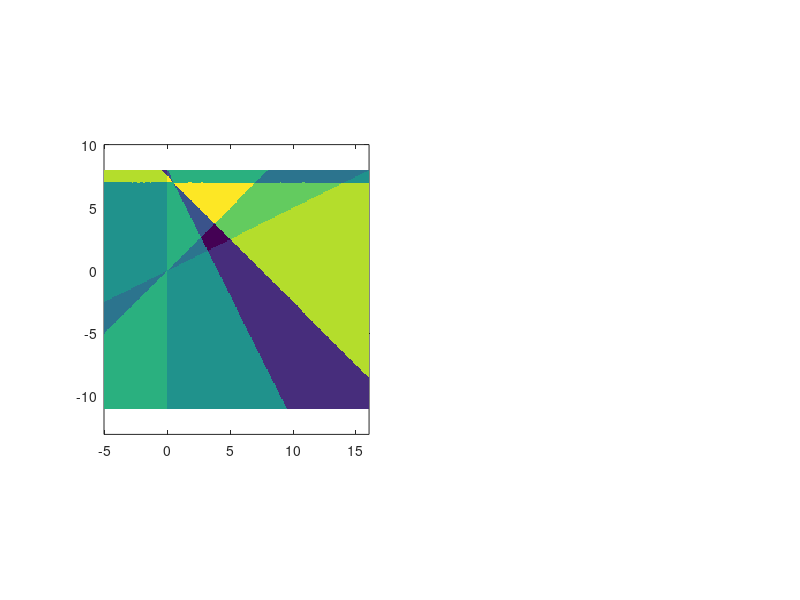

Source code (MATLAB): (Note: this script raises an error after producing the figure.)
function report = run_x1_transformation_stability(outputDir)
%RUN_X1_TRANSFORMATION_STABILITY Rebuild the IFAC-extension transformation example.
%
% This entry keeps three objects separate:
%   (1) x(t), integrated in the original state space;
%   (2) eta(x(t)), evaluated pointwise on that trajectory; and
%   (3) z(t), integrated independently from z(0)=eta(x0) with (50).
% No inverse image is selected on a collapsed axis.  The paper's printed
% certificate is verified before either trajectory is integrated.

if nargin < 1 || isempty(outputDir)
    repoRoot = fileparts(fileparts(mfilename('fullpath')));
    outputDir = fullfile(repoRoot,'results','x1');
end
if ~exist(outputDir,'dir'), mkdir(outputDir); end

game = defineGame();
certificate = verifyPrintedCertificate(game);
assert(certificate.passes,'The printed certificate failed; do not continue to trajectories.');

dt = 1e-3;
tFinal = 5;
x0 = [6.5;-10];
[t,x] = integrateRK4(@(y) originalRhs(game,y),x0,tFinal,dt);
etaImage = zeros(size(x));
originalBranch = zeros(size(x));
for k = 1:size(x,1)
    [etaImage(k,:),originalBranch(k,:)] = etaMap(game,x(k,:)');
end
z0 = etaImage(1,:)';
[tz,z] = integrateRK4(@(y) transformedRhs(game,y),z0,tFinal,dt);
assert(isequal(t,tz),'The two integrations must use the same fixed time grid.');

separation = vecnorm(etaImage-z,2,2);
firstSeparated = find(separation > 1e-3,1,'first');
axisMask = any(originalBranch==0,2) & ~all(originalBranch==0,2);
axisRuns = contiguousRuns(axisMask);
assert(~isempty(firstSeparated) && ~isempty(axisRuns), ...
    'Expected a mapped/independent split and a one-active original segment.');
% The first one-active run is the A-to-B interval where the two eta-space
% curves first split.  Later one-active runs are retained in the CSV.
run = axisRuns(1,:);

branchCheck = verifyBranchConsistency(game);
boundaryCheck = verifyBoundaries(game,certificate);
fprintf('Branch check: points=%d residual=%.12g pass=%d.\n', ...
    branchCheck.fullActiveGridPoints,branchCheck.maxChainRuleResidual,branchCheck.passes);
fprintf('Boundary check: tie=[%d,%d], tie gap=%.12g, V jumps=[%.12g,%.12g], pass=%d.\n', ...
    boundaryCheck.tieSelection(1),boundaryCheck.tieSelection(2), ...
    abs(boundaryCheck.tieDistances(1,1)-boundaryCheck.tieDistances(1,2)), ...
    boundaryCheck.axisVJumpHorizontal,boundaryCheck.axisVJumpVertical,boundaryCheck.passes);
assert(branchCheck.passes && boundaryCheck.passes,'Branch or boundary checks failed.');

Vimage = lyapunovValues(etaImage,certificate);
Vz = lyapunovValues(z,certificate);
plotDomainMap(game,fullfile(outputDir,'x1_domain_map.png'));
plotTrajectories(game,t,x,etaImage,z,run,certificate, ...
    fullfile(outputDir,'x1_trajectories_lyapunov.png'));
writeTrajectories(fullfile(outputDir,'x1_trajectories.csv'), ...
    t,x,etaImage,z,originalBranch,separation,Vimage,Vz);

report = struct();
report.source = 'IFAC extension Section V printed parameters';
report.stateOrder = {'x^1','x^2'};
report.objectiveOrder = {'J_1^1','J_2^1','J_1^2','J_2^2'};
report.selectionRule = 'nearest BR; inactive when own gradients have opposite signs or zero product';
report.tieRuleOriginal = 'equal active distances choose objective 1';
report.axisRuleTransformed = 'z_i <= 0 chooses objective 1; z_i > 0 chooses objective 2';
report.inverseOnAxes = 'undefined/set-valued; no representative returned';
report.dt = dt;
report.tFinal = tFinal;
report.x0 = x0;
report.eta0Computed = z0;
report.eta0Printed = [-2.5;-13.5];
report.eta0PrintedResidual = norm(z0-report.eta0Printed);
report.firstSeparationTime = t(firstSeparated);
report.maxSeparation = max(separation);
report.axisSegmentTime = [t(run(1)),t(run(2))];
report.axisSegmentBranches = originalBranch(run(1),:);
report.axisSegmentEtaEndpoints = [etaImage(run(1),:);etaImage(run(2),:)];
report.axisSegmentNormEndpoints = [norm(etaImage(run(1),:));norm(etaImage(run(2),:))];
report.imageNormPositiveSteps = sum(diff(vecnorm(etaImage,2,2))>1e-8);
report.imageVPositiveSteps = sum(diff(Vimage)>1e-8);
report.independentVPositiveSteps = sum(diff(Vz)>1e-8);
report.certificate = certificate;
report.branchCheck = branchCheck;
report.boundaryCheck = boundaryCheck;
save(fullfile(outputDir,'x1_report.mat'),'game','report','t','x','etaImage','z');

fprintf('X1 outputs written to %s\n',outputDir);
fprintf('Printed certificate strict margins: decay %.6g, positivity %.6g.\n', ...
    certificate.strictDecayMargin,certificate.strictPositivityMargin);
fprintf('Computed eta(x0)=[%.6g, %.6g], not the printed [%.6g, %.6g].\n', ...
    z0(1),z0(2),report.eta0Printed(1),report.eta0Printed(2));
fprintf('Mapped and independently integrated trajectories first separate at t=%.6g.\n', ...
    report.firstSeparationTime);
end

function game = defineGame()
game.A = cell(2,2); game.b = cell(2,2);
game.A{1,1}=[-2,-1;-1,-3]; game.b{1,1}=[8;0];
game.A{1,2}=[-4,-4;-4,-12]; game.b{1,2}=[30;0];
game.A{2,1}=[-7,1;1,-2]; game.b{2,1}=[4;0];
game.A{2,2}=[-3,1;1,-1]; game.b{2,2}=[12;0];
game.alpha=[0.5,0.25;5,1];
end

function cert = verifyPrintedCertificate(game)
% Paper equations (58)-(60), using the four-decimal T printed in Section V.
T=[6.2058,-1.0547,-2.5757,0.1138; ...
  -1.0547,4.3862,3.9895,0.6236; ...
  -2.5757,3.9895,6.2058,-2.8365; ...
   0.1138,0.6236,-2.8365,4.3862];
U=[0,1;1,0]; W=U;
assert(all(U(:)>=0) && all(W(:)>=0),'U and W must be entrywise nonnegative.');
template=struct('selected',[],'Atilde',[],'E',[],'P',[], ...
    'decayEigenvalues',[],'positivityEigenvalues',[], ...
    'maxDecayEigenvalue',NaN,'minPositivityEigenvalue',NaN);
branches=repmat(template,2,2);
worstDecay=-Inf; smallestPositive=Inf;
for j1=1:2
    for j2=1:2
        R=coordinateMatrix(game,j1,j2);
        D=diag([game.alpha(1,j1)*game.A{1,j1}(1,1), ...
                game.alpha(2,j2)*game.A{2,j2}(2,2)]);
        At=R*D;
        E=diag([2*j1-3,2*j2-3]);
        F=[E;eye(2)]; P=F'*T*F;
        decay=At'*P+P*At+E'*U*E;
        positivity=P-E'*W*E;
        decayEig=eig((decay+decay')/2);
        positivityEig=eig((positivity+positivity')/2);
        branches(j1,j2)=struct('selected',[j1,j2],'Atilde',At,'E',E,'P',P, ...
            'decayEigenvalues',decayEig,'positivityEigenvalues',positivityEig, ...
            'maxDecayEigenvalue',max(decayEig), ...
            'minPositivityEigenvalue',min(positivityEig));
        worstDecay=max(worstDecay,max(decayEig));
        smallestPositive=min(smallestPositive,min(positivityEig));
    end
end
cert=struct('T',T,'U',U,'W',W,'branches',branches, ...
    'entrywiseNonnegativeU',all(U(:)>=0),'entrywiseNonnegativeW',all(W(:)>=0), ...
    'worstDecayEigenvalue',worstDecay, ...
    'smallestPositivityEigenvalue',smallestPositive, ...
    'strictDecayMargin',-worstDecay,'strictPositivityMargin',smallestPositive, ...
    'passes',worstDecay<0 && smallestPositive>0);
end

function R=coordinateMatrix(game,j1,j2)
R=[game.A{1,j1}(1,:)/game.A{1,j1}(1,1); ...
   game.A{2,j2}(2,:)/game.A{2,j2}(2,2)];
end

function [eta,selected,distances]=etaMap(game,x)
eta=zeros(2,1); selected=zeros(2,1); distances=zeros(2,2);
for i=1:2
    d=zeros(1,2);
    for j=1:2
        d(j)=(game.A{i,j}(i,:)*x+game.b{i,j}(i))/game.A{i,j}(i,i);
    end
    distances(i,:)=d;
    if d(1)*d(2)<=0
        selected(i)=0; eta(i)=0;
    elseif abs(d(1))<=abs(d(2))
        selected(i)=1; eta(i)=d(1);
    else
        selected(i)=2; eta(i)=d(2);
    end
end
eta=eta'; selected=selected';
end

function f=originalRhs(game,x)
[~,selected]=etaMap(game,x); f=zeros(2,1);
for i=1:2
    j=selected(i);
    if j>0
        f(i)=game.alpha(i,j)*(game.A{i,j}(i,:)*x+game.b{i,j}(i));
    end
end
end

function f=transformedRhs(game,z)
% Equation (50) is integrated directly.  This is not eta(x(t)).
% The axes have no unique original inverse; only a deterministic forward
% branch is chosen here.  The nonpositive side uses objective 1.
j=[1+(z(1)>0),1+(z(2)>0)];
R=coordinateMatrix(game,j(1),j(2));
D=diag([game.alpha(1,j(1))*game.A{1,j(1)}(1,1), ...
        game.alpha(2,j(2))*game.A{2,j(2)}(2,2)]);
f=R*D*z;
end

function [t,y]=integrateRK4(rhs,y0,tFinal,dt)
n=round(tFinal/dt); t=(0:n)'*dt; y=zeros(n+1,numel(y0)); y(1,:)=y0(:)';
for k=1:n
    q=y(k,:)'; k1=rhs(q); k2=rhs(q+dt*k1/2);
    k3=rhs(q+dt*k2/2); k4=rhs(q+dt*k3);
    y(k+1,:)=(q+dt*(k1+2*k2+2*k3+k4)/6)';
end
end

function runs=contiguousRuns(mask)
edges=diff([false;mask(:);false]); starts=find(edges==1); stops=find(edges==-1)-1;
runs=[starts,stops];
end

function out=verifyBranchConsistency(game)
[X,Y]=meshgrid(linspace(-5,16,91),linspace(-11,8,83));
maxResidual=0; count=0; outsideAssumedSignMap=0;
for k=1:numel(X)
    x=[X(k);Y(k)]; [eta,selected]=etaMap(game,x);
    if all(selected>0) && all(abs(eta)>1e-8)
        signSelected=[1+(eta(1)>0),1+(eta(2)>0)];
        if any(signSelected~=selected)
            outsideAssumedSignMap=outsideAssumedSignMap+1;
            continue;
        end
        lhs=coordinateMatrix(game,selected(1),selected(2))*originalRhs(game,x);
        rhs=transformedRhs(game,eta');
        maxResidual=max(maxResidual,norm(lhs-rhs)); count=count+1;
    end
end
out=struct('fullActiveGridPoints',count,'maxChainRuleResidual',maxResidual, ...
    'fullActivePointsOutsideAssumedSignMap',outsideAssumedSignMap, ...
    'passes',count>0 && maxResidual<1e-10);
end

function out=verifyBoundaries(game,cert)
% Active distance ties choose objective 1 in etaMap, matching legacy <=.
xTie=[7;7]; [~,selTie,distTie]=etaMap(game,xTie);
% On z axes no inverse is requested.  Adjacent P matrices must agree on-axis.
z1=[1;0]; z2=[0;1];
v12=z1'*cert.branches(1,1).P*z1-z1'*cert.branches(1,2).P*z1;
v21=z2'*cert.branches(1,1).P*z2-z2'*cert.branches(2,1).P*z2;
out=struct('tieProbe',xTie,'tieDistances',distTie,'tieSelection',selTie, ...
    'axisInverseReturned',false,'axisVJumpHorizontal',abs(v12), ...
    'axisVJumpVertical',abs(v21),'passes',selTie(1)==1 && ...
    abs(distTie(1,1)-distTie(1,2))<1e-12 && abs(v12)<1e-12 && abs(v21)<1e-12);
end

function V=lyapunovValues(Z,cert)
V=zeros(size(Z,1),1);
for k=1:size(Z,1)
    j=[1+(Z(k,1)>0),1+(Z(k,2)>0)]; P=cert.branches(j(1),j(2)).P;
    V(k)=Z(k,:)*P*Z(k,:)';
end
end

function plotDomainMap(game,path)
fig=figure('Color','w','Visible','off','Position',[50,50,1350,600]);
ax1=subplot(1,2,1,'Parent',fig); hold(ax1,'on'); axis(ax1,'equal'); box(ax1,'on');
[X,Y]=meshgrid(linspace(-5,16,230),linspace(-11,8,210)); C=zeros(size(X));
for k=1:numel(X), [~,s]=etaMap(game,[X(k);Y(k)]); C(k)=3*s(1)+s(2); end
imagesc(ax1,X(1,:),Y(:,1),C); set(ax1,'YDir','normal'); colormap(ax1,parula(9));
caxis(ax1,[0,8]); cb=colorbar(ax1); cb.Ticks=0:8;
cb.TickLabels={'(0,0)','(0,1)','(0,2)','(1,0)','(1,1)','(1,2)','(2,0)','(2,1)','(2,2)'};
xx=linspace(-5,16,400);
colors={[.85,.15,.15],[.95,.45,.15],[.10,.35,.85],[.05,.65,.75]}; q=0;
for i=1:2
    for j=1:2
        q=q+1; A=game.A{i,j}; b=game.b{i,j};
        if i==1, yy=-(A(1,1)*xx+b(1))/A(1,2); else, yy=-(A(2,1)*xx+b(2))/A(2,2); end
        plot(ax1,xx,yy,'Color',colors{q},'LineWidth',1.5);
    end
end
xlim(ax1,[-5,16]);ylim(ax1,[-11,8]);grid(ax1,'on');
xlabel(ax1,'x^1');ylabel(ax1,'x^2');title(ax1,'Original domains D^{(j_1,j_2)}');
text(ax1,-4.5,7.2,{'color code = 3j_1+j_2','j_i=0: inactive strip'},'BackgroundColor','w');

ax2=subplot(1,2,2,'Parent',fig); hold(ax2,'on');axis(ax2,'equal');box(ax2,'on');grid(ax2,'on');
patch(ax2,[0,8,8,0],[0,0,8,8],[.65,.85,.65],'FaceAlpha',.55,'EdgeColor','none');
patch(ax2,[-10,0,0,-10],[0,0,8,8],[.75,.88,.98],'FaceAlpha',.55,'EdgeColor','none');
patch(ax2,[-10,0,0,-10],[-14,-14,0,0],[.95,.78,.78],'FaceAlpha',.55,'EdgeColor','none');
patch(ax2,[0,8,8,0],[-14,-14,0,0],[.94,.90,.68],'FaceAlpha',.55,'EdgeColor','none');
plot(ax2,[-10,8],[0,0],'k-','LineWidth',2);plot(ax2,[0,0],[-14,8],'k-','LineWidth',2);
plot(ax2,0,0,'ko','MarkerFaceColor','k');
text(ax2,-7,-8,'(1,1)');text(ax2,-7,4,'(1,2)');text(ax2,4,-8,'(2,1)');text(ax2,4,4,'(2,2)');
text(ax2,2,.45,'(2,0)');text(ax2,-5,.45,'(1,0)');text(ax2,.35,3.5,'(0,2)');text(ax2,.35,-5,'(0,1)');
xlim(ax2,[-10,8]);ylim(ax2,[-14,8]);xlabel(ax2,'\eta^1');ylabel(ax2,'\eta^2');
title(ax2,{'Images: quadrants, half-axes, origin','axes have non-unique preimages'});
exportgraphics(fig,path,'Resolution',160);close(fig);
end

function plotTrajectories(game,t,x,etaImage,z,run,cert,path)
fig=figure('Color','w','Visible','off','Position',[40,40,1500,880]);
ax1=subplot(2,2,1,'Parent',fig);hold(ax1,'on');axis(ax1,'equal');box(ax1,'on');grid(ax1,'on');
[X,Y]=meshgrid(linspace(-5,16,160),linspace(-11,8,150)); Z=zeros(size(X));
for k=1:numel(X), e=etaMap(game,[X(k);Y(k)]); Z(k)=lyapunovValues(e,cert); end
contour(ax1,X,Y,Z,[5,20,50,100,200,400],'Color',[.45,.55,.45]);
plot(ax1,x(:,1),x(:,2),'Color',[0,.45,.15],'LineWidth',2.2);
plot(ax1,x(run(1):run(2),1),x(run(1):run(2),2),'Color',[.90,.25,.05],'LineWidth',3.0);
plot(ax1,x(1,1),x(1,2),'ko','MarkerFaceColor','k');
xlim(ax1,[-5,16]);ylim(ax1,[-11,8]);xlabel(ax1,'x^1');ylabel(ax1,'x^2');
title(ax1,{'(1) independently integrated original x(t)','contours: pullback V(\eta(x)) on original grid'});

ax2=subplot(2,2,2,'Parent',fig);hold(ax2,'on');axis(ax2,'equal');box(ax2,'on');grid(ax2,'on');
[E1,E2]=meshgrid(linspace(-10,8,180),linspace(-14,8,180)); G=[E1(:),E2(:)]; VG=lyapunovValues(G,cert);
contour(ax2,E1,E2,reshape(VG,size(E1)),[5,20,50,100,200,400],'Color',[.45,.55,.45]);
plot(ax2,etaImage(:,1),etaImage(:,2),'-','Color',[0,.45,.15],'LineWidth',2.3);
plot(ax2,z(:,1),z(:,2),'--','Color',[.55,0,.75],'LineWidth',2.3);
plot(ax2,etaImage(run(1):run(2),1),etaImage(run(1):run(2),2),'-','Color',[.90,.25,.05],'LineWidth',3);
plot(ax2,etaImage(1,1),etaImage(1,2),'ko','MarkerFaceColor','k');
xlim(ax2,[-10,8]);ylim(ax2,[-14,8]);xlabel(ax2,'\eta^1');ylabel(ax2,'\eta^2');
title(ax2,{'(2) solid: pointwise image \eta(x(t))','(3) dashed: independently integrated transformed z(t)'});
legend(ax2,{'V contours','\eta(x(t))','z(t) independent','mapped one-active segment','common initial value'},'Location','northeast');

ax3=subplot(2,2,3,'Parent',fig);hold(ax3,'on');box(ax3,'on');grid(ax3,'on');
plot(ax3,t,vecnorm(etaImage,2,2),'Color',[0,.45,.15],'LineWidth',1.7);
plot(ax3,t,vecnorm(z,2,2),'--','Color',[.55,0,.75],'LineWidth',1.7);
xline(ax3,t(run(1)),'Color',[.90,.25,.05]);xline(ax3,t(run(2)),'Color',[.90,.25,.05]);
xlabel(ax3,'t');ylabel(ax3,'Euclidean norm');title(ax3,'Norm can temporarily increase; this is not instability by itself');
legend(ax3,{'||\eta(x(t))||_2','||z(t)||_2','separation segment bounds'});

ax4=subplot(2,2,4,'Parent',fig);hold(ax4,'on');box(ax4,'on');grid(ax4,'on');
plot(ax4,t,lyapunovValues(etaImage,cert),'Color',[0,.45,.15],'LineWidth',1.7);
plot(ax4,t,lyapunovValues(z,cert),'--','Color',[.55,0,.75],'LineWidth',1.7);
xlabel(ax4,'t');ylabel(ax4,'V');title(ax4,'Piecewise-quadratic certificate along both eta-space curves');
legend(ax4,{'V(\eta(x(t)))','V(z(t)) independent'});
exportgraphics(fig,path,'Resolution',160);close(fig);
end

function writeTrajectories(path,t,x,e,z,b,sep,Ve,Vz)
fid=fopen(path,'w');cleaner=onCleanup(@()fclose(fid)); %#ok<NASGU>
fprintf(fid,'t,x1,x2,eta_x1,eta_x2,z1_independent,z2_independent,j1_original,j2_original,separation,V_eta_x,V_z\n');
for k=1:numel(t)
    fprintf(fid,'%.9g,%.12g,%.12g,%.12g,%.12g,%.12g,%.12g,%d,%d,%.12g,%.12g,%.12g\n', ...
        t(k),x(k,1),x(k,2),e(k,1),e(k,2),z(k,1),z(k,2),b(k,1),b(k,2),sep(k),Ve(k),Vz(k));
end
end
